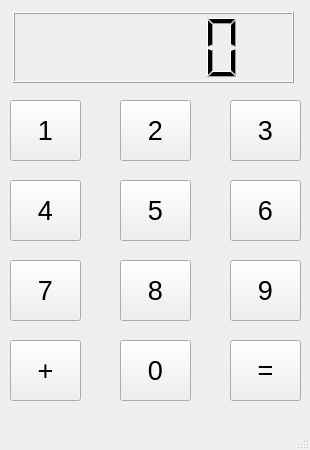
<?xml version="1.0" encoding="UTF-8"?>
<ui version="4.0">
 <class>MainWindow</class>
 <widget class="QMainWindow" name="MainWindow">
  <property name="windowModality">
   <enum>Qt::NonModal</enum>
  </property>
  <property name="geometry">
   <rect>
    <x>0</x>
    <y>0</y>
    <width>310</width>
    <height>450</height>
   </rect>
  </property>
  <property name="sizePolicy">
   <sizepolicy hsizetype="Fixed" vsizetype="Fixed">
    <horstretch>0</horstretch>
    <verstretch>0</verstretch>
   </sizepolicy>
  </property>
  <property name="minimumSize">
   <size>
    <width>310</width>
    <height>450</height>
   </size>
  </property>
  <property name="maximumSize">
   <size>
    <width>310</width>
    <height>450</height>
   </size>
  </property>
  <property name="windowTitle">
   <string>QCalc</string>
  </property>
  <property name="windowOpacity">
   <double>1.000000000000000</double>
  </property>
  <property name="animated">
   <bool>false</bool>
  </property>
  <widget class="QWidget" name="centralwidget">
   <widget class="QPushButton" name="buttonOne">
    <property name="geometry">
     <rect>
      <x>10</x>
      <y>100</y>
      <width>71</width>
      <height>61</height>
     </rect>
    </property>
    <property name="font">
     <font>
      <pointsize>20</pointsize>
     </font>
    </property>
    <property name="text">
     <string>1</string>
    </property>
   </widget>
   <widget class="QPushButton" name="buttonTwo">
    <property name="geometry">
     <rect>
      <x>120</x>
      <y>100</y>
      <width>71</width>
      <height>61</height>
     </rect>
    </property>
    <property name="font">
     <font>
      <pointsize>20</pointsize>
     </font>
    </property>
    <property name="text">
     <string>2</string>
    </property>
   </widget>
   <widget class="QPushButton" name="buttonThree">
    <property name="geometry">
     <rect>
      <x>230</x>
      <y>100</y>
      <width>71</width>
      <height>61</height>
     </rect>
    </property>
    <property name="font">
     <font>
      <pointsize>20</pointsize>
     </font>
    </property>
    <property name="text">
     <string>3</string>
    </property>
   </widget>
   <widget class="QPushButton" name="buttonSix">
    <property name="geometry">
     <rect>
      <x>230</x>
      <y>180</y>
      <width>71</width>
      <height>61</height>
     </rect>
    </property>
    <property name="font">
     <font>
      <pointsize>20</pointsize>
     </font>
    </property>
    <property name="text">
     <string>6</string>
    </property>
   </widget>
   <widget class="QPushButton" name="buttonFive">
    <property name="geometry">
     <rect>
      <x>120</x>
      <y>180</y>
      <width>71</width>
      <height>61</height>
     </rect>
    </property>
    <property name="font">
     <font>
      <pointsize>20</pointsize>
     </font>
    </property>
    <property name="text">
     <string>5</string>
    </property>
   </widget>
   <widget class="QPushButton" name="buttonFour">
    <property name="geometry">
     <rect>
      <x>10</x>
      <y>180</y>
      <width>71</width>
      <height>61</height>
     </rect>
    </property>
    <property name="font">
     <font>
      <pointsize>20</pointsize>
     </font>
    </property>
    <property name="text">
     <string>4</string>
    </property>
   </widget>
   <widget class="QPushButton" name="buttonNine">
    <property name="geometry">
     <rect>
      <x>230</x>
      <y>260</y>
      <width>71</width>
      <height>61</height>
     </rect>
    </property>
    <property name="font">
     <font>
      <pointsize>20</pointsize>
     </font>
    </property>
    <property name="text">
     <string>9</string>
    </property>
   </widget>
   <widget class="QPushButton" name="buttonEight">
    <property name="geometry">
     <rect>
      <x>120</x>
      <y>260</y>
      <width>71</width>
      <height>61</height>
     </rect>
    </property>
    <property name="font">
     <font>
      <pointsize>20</pointsize>
     </font>
    </property>
    <property name="text">
     <string>8</string>
    </property>
   </widget>
   <widget class="QPushButton" name="buttonSeven">
    <property name="geometry">
     <rect>
      <x>10</x>
      <y>260</y>
      <width>71</width>
      <height>61</height>
     </rect>
    </property>
    <property name="font">
     <font>
      <pointsize>20</pointsize>
     </font>
    </property>
    <property name="text">
     <string>7</string>
    </property>
   </widget>
   <widget class="QPushButton" name="buttonEquals">
    <property name="geometry">
     <rect>
      <x>230</x>
      <y>340</y>
      <width>71</width>
      <height>61</height>
     </rect>
    </property>
    <property name="font">
     <font>
      <pointsize>20</pointsize>
     </font>
    </property>
    <property name="text">
     <string>=</string>
    </property>
   </widget>
   <widget class="QPushButton" name="buttonZero">
    <property name="geometry">
     <rect>
      <x>120</x>
      <y>340</y>
      <width>71</width>
      <height>61</height>
     </rect>
    </property>
    <property name="font">
     <font>
      <pointsize>20</pointsize>
     </font>
    </property>
    <property name="text">
     <string>0</string>
    </property>
   </widget>
   <widget class="QPushButton" name="buttonPlus">
    <property name="geometry">
     <rect>
      <x>10</x>
      <y>340</y>
      <width>71</width>
      <height>61</height>
     </rect>
    </property>
    <property name="font">
     <font>
      <pointsize>20</pointsize>
     </font>
    </property>
    <property name="text">
     <string>+</string>
    </property>
   </widget>
   <widget class="QLCDNumber" name="lcdNumber">
    <property name="geometry">
     <rect>
      <x>13</x>
      <y>12</y>
      <width>281</width>
      <height>71</height>
     </rect>
    </property>
   </widget>
  </widget>
  <widget class="QMenuBar" name="menubar">
   <property name="geometry">
    <rect>
     <x>0</x>
     <y>0</y>
     <width>310</width>
     <height>20</height>
    </rect>
   </property>
  </widget>
  <widget class="QStatusBar" name="statusbar"/>
 </widget>
 <resources/>
 <connections/>
</ui>
